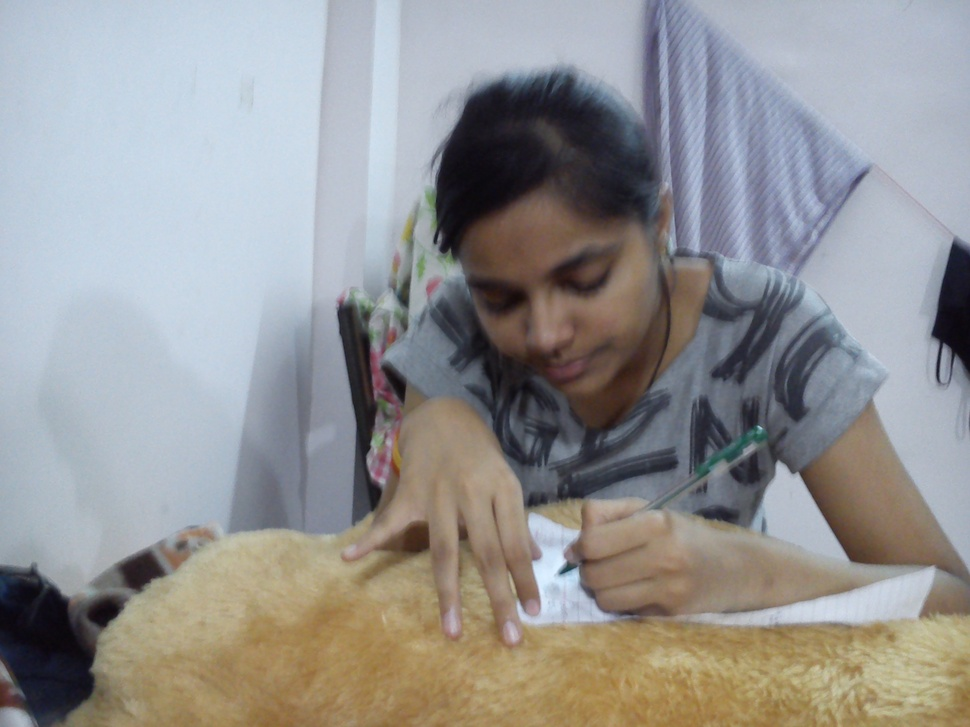
%> input picture imageprocessing/images/god.jpg, 970 x 727 px, shrunk from 2592 x 1944 before the run
$ octave edge_detection.m   (GNU Octave 9; MATLAB toolbox functions it lacks are replaced by stand-ins)
%> lines starting %> are read from the running program, lines starting %| are printed output that depends on the picture
clc;clear all;
img=imread('images/god.jpg');
%> img is the input picture: size 727x970x3 uint8; mean R, G, B 148.3, 147.7, 147.5
I=rgb2gray(img);
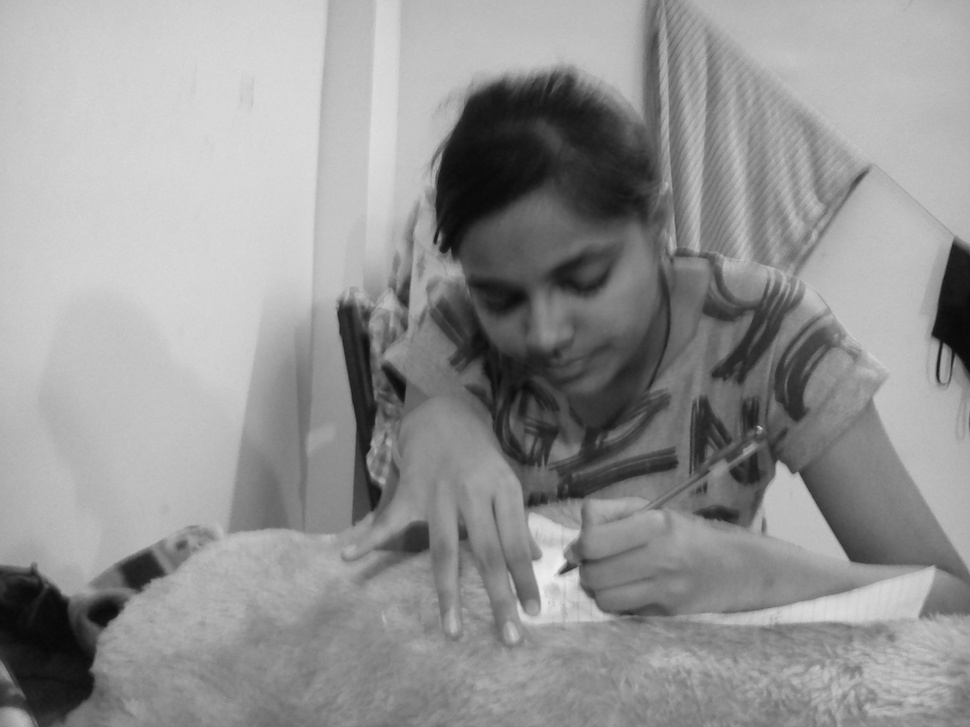
%> I: size 727x970 uint8; min 8, max 236, mean 147.9
BW1 = edge(I,'sobel');
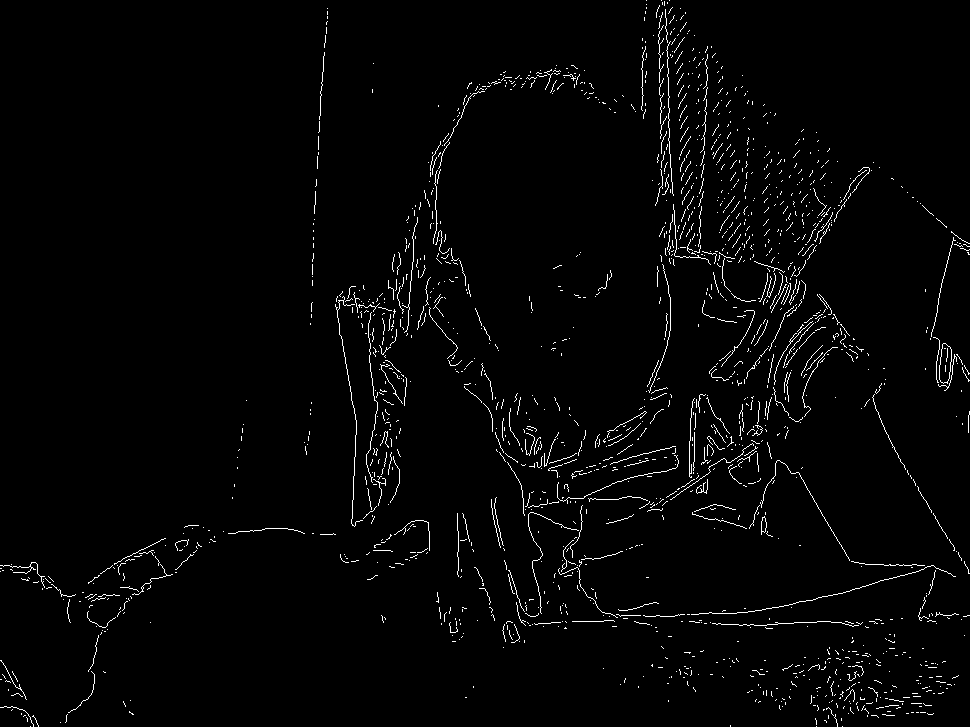
%> BW1: size 727x970 logical; 2.1% white in thin lines or dots
BW2 = edge(I,'canny');
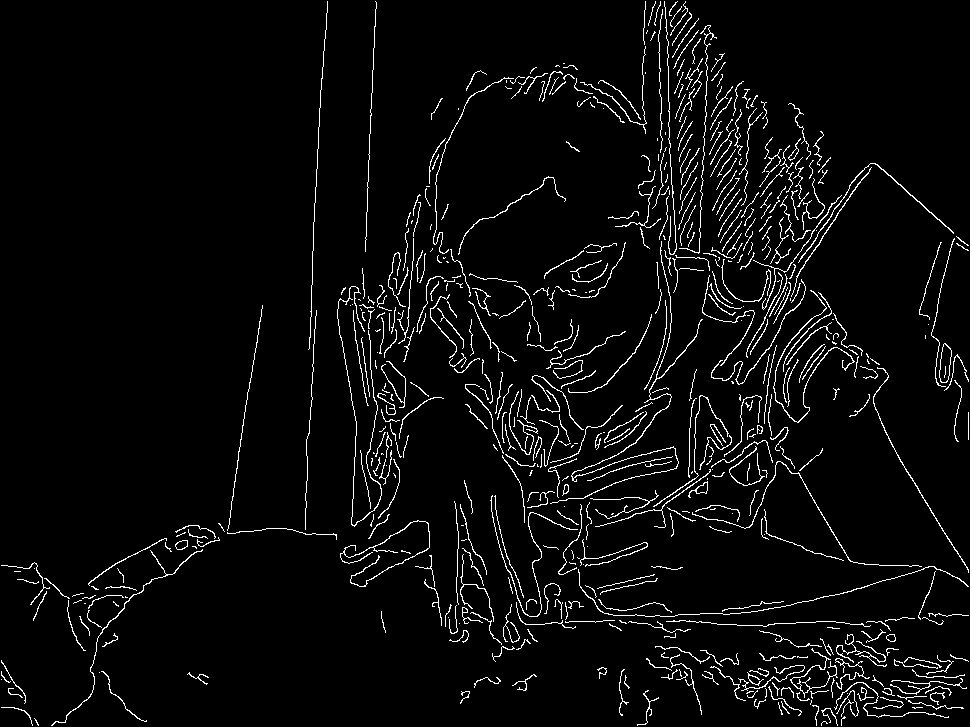
%> BW2: size 727x970 logical; 4.2% white in thin lines or dots
figure;
imshowpair(BW1,BW2,'montage') %new function for displaying multiple graphs!
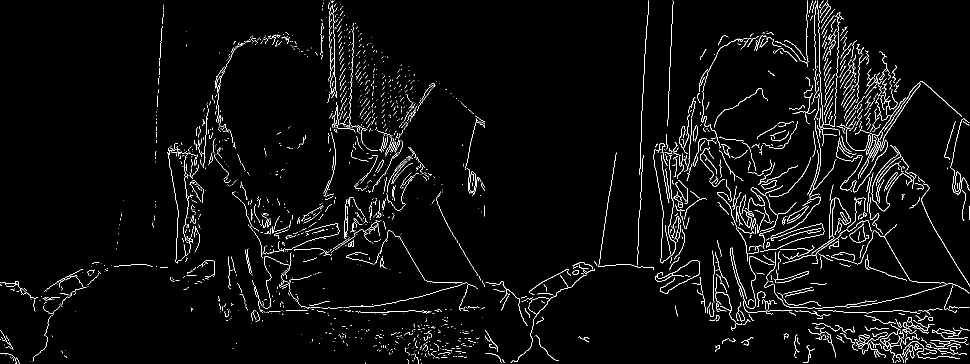
%> displayed picture: size 727x1940, on the screen's scale of 0 to 255 (shown at 1/2 size); 3.2% white in thin lines or dots
title('Sobel Filter                                   Canny Filter');
